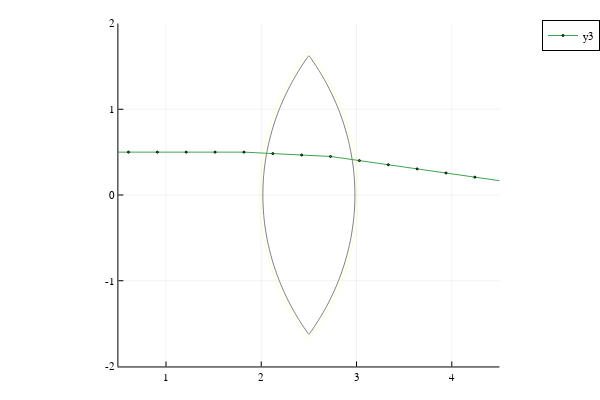

Notebook code cell kept with this figure:
### Code cell
surf1 = Surface((_x, _y) -> ((_x .- 5) .^ 2 + (_y) .^ 2) .- 9, 1.5, 2.5, (_x, _y) -> 1.0, (_x, _y) -> 1/1.5)
surf2 = Surface((_x, _y) -> (_x .^ 2 + _y .^ 2) .- 9, 2.5, 3.5, (_x, _y) -> 1/1.5, (_x, _y) -> 1.0)
# surf2 = Surface((_x, _y) -> (_x - 2.99999), 2.5, 3.5, (_x, _y) -> 1.5, (_x, _y) -> 1.0)

ys = zeros(n)
ys[1] = 0.5
ys[2] = 0.5
for k = 2:(n-1)
    x = (k-1) * Δx
    Δy = ys[k] - ys[k-1]
    y2 = ys[k] + Δy
    y2o, _ = checkRefract(x, ys[k], y2, surf1)
    y2o, _ = checkRefract(x, ys[k], y2o, surf2)
    ys[k+1] = y2o
end

contour(LinRange(surf1.x1, surf1.x2, 20), LinRange(-3, 3, 100), surf1.func, levels=-0.1:0.2:0.1, cbar=false)
contour!(LinRange(surf2.x1, surf2.x2, 20), LinRange(-3, 3, 100), surf2.func, levels=-0.1:0.2:0.1, cbar=false)
plot!(LinRange(0,w,n),ys, markershape=:circle, markersize=1, aspect_ratio=:equal, xlim=[0.5, 4.5], ylim=[-2, 2])

### Figure 1 — Plotly figure (JSON) as saved in the notebook; plotly's stock layout.template omitted (floating-point values rounded to 4 significant figures; data arrays with more than 128 entries replaced by an {"elided": "..."} marker saying what was removed)
{"data": [{"colorbar": {"title": ""}, "colorscale": {"elided": "256x2 mixed values"}, "contours": {"coloring": "lines", "end": 0.1, "showlabels": false, "size": 0.2, "start": -0.1}, "name": "y1", "showlegend": false, "showscale": false, "type": "contour", "x": [1.5, 1.553, 1.605, 1.658, 1.711, 1.763, 1.816, 1.868, 1.921, 1.974, 2.026, 2.079, 2.132, 2.184, 2.237, 2.289, 2.342, 2.395, 2.447, 2.5], "xaxis": "x", "y": [-3, -2.939, -2.879, -2.818, -2.758, -2.697, -2.636, -2.576, -2.515, -2.455, -2.394, -2.333, -2.273, -2.212, -2.152, -2.091, -2.03, -1.97, -1.909, -1.848, -1.788, -1.727, -1.667, -1.606, -1.545, -1.485, -1.424, -1.364, -1.303, -1.242, -1.182, -1.121, -1.061, -1, -0.9394, -0.8788, -0.8182, -0.7576, -0.697, -0.6364, -0.5758, -0.5152, -0.4545, -0.3939, -0.3333, -0.2727, -0.2121, -0.1515, -0.09091, -0.0303, 0.0303, 0.09091, 0.1515, 0.2121, 0.2727, 0.3333, 0.3939, 0.4545, 0.5152, 0.5758, 0.6364, 0.697, 0.7576, 0.8182, 0.8788, 0.9394, 1, 1.061, 1.121, 1.182, 1.242, 1.303, 1.364, 1.424, 1.485, 1.545, 1.606, 1.667, 1.727, 1.788, 1.848, 1.909, 1.97, 2.03, 2.091, 2.152, 2.212, 2.273, 2.333, 2.394, 2.455, 2.515, 2.576, 2.636, 2.697, 2.758, 2.818, 2.879, 2.939, 3], "yaxis": "y", "z": {"elided": "100x20 float values"}, "zmax": 12.25, "zmin": -2.749}, {"colorbar": {"title": ""}, "colorscale": {"elided": "256x2 mixed values"}, "contours": {"coloring": "lines", "end": 0.1, "showlabels": false, "size": 0.2, "start": -0.1}, "name": "y2", "showlegend": false, "showscale": false, "type": "contour", "x": [2.5, 2.553, 2.605, 2.658, 2.711, 2.763, 2.816, 2.868, 2.921, 2.974, 3.026, 3.079, 3.132, 3.184, 3.237, 3.289, 3.342, 3.395, 3.447, 3.5], "xaxis": "x", "y": [-3, -2.939, -2.879, -2.818, -2.758, -2.697, -2.636, -2.576, -2.515, -2.455, -2.394, -2.333, -2.273, -2.212, -2.152, -2.091, -2.03, -1.97, -1.909, -1.848, -1.788, -1.727, -1.667, -1.606, -1.545, -1.485, -1.424, -1.364, -1.303, -1.242, -1.182, -1.121, -1.061, -1, -0.9394, -0.8788, -0.8182, -0.7576, -0.697, -0.6364, -0.5758, -0.5152, -0.4545, -0.3939, -0.3333, -0.2727, -0.2121, -0.1515, -0.09091, -0.0303, 0.0303, 0.09091, 0.1515, 0.2121, 0.2727, 0.3333, 0.3939, 0.4545, 0.5152, 0.5758, 0.6364, 0.697, 0.7576, 0.8182, 0.8788, 0.9394, 1, 1.061, 1.121, 1.182, 1.242, 1.303, 1.364, 1.424, 1.485, 1.545, 1.606, 1.667, 1.727, 1.788, 1.848, 1.909, 1.97, 2.03, 2.091, 2.152, 2.212, 2.273, 2.333, 2.394, 2.455, 2.515, 2.576, 2.636, 2.697, 2.758, 2.818, 2.879, 2.939, 3], "yaxis": "y", "z": {"elided": "100x20 float values"}, "zmax": 12.25, "zmin": -2.749}, {"colorbar": {"title": ""}, "legendgroup": "y3", "line": {"color": "rgba(62, 164, 78, 1.000)", "dash": "solid", "shape": "linear", "width": 1}, "marker": {"color": "rgba(62, 164, 78, 1.000)", "line": {"color": "rgba(0, 0, 0, 1.000)", "width": 1}, "size": 2, "symbol": "circle"}, "mode": "lines+markers", "name": "y3", "showlegend": true, "type": "scatter", "x": [0, 0.303, 0.6061, 0.9091, 1.212, 1.515, 1.818, 2.121, 2.424, 2.727, 3.03, 3.333, 3.636, 3.939, 4.242, 4.545, 4.848, 5.152, 5.455, 5.758, 6.061, 6.364, 6.667, 6.97, 7.273, 7.576, 7.879, 8.182, 8.485, 8.788, 9.091, 9.394, 9.697, 10, 10.3, 10.61, 10.91, 11.21, 11.52, 11.82, 12.12, 12.42, 12.73, 13.03, 13.33, 13.64, 13.94, 14.24, 14.55, 14.85, 15.15, 15.45, 15.76, 16.06, 16.36, 16.67, 16.97, 17.27, 17.58, 17.88, 18.18, 18.48, 18.79, 19.09, 19.39, 19.7, 20, 20.3, 20.61, 20.91, 21.21, 21.52, 21.82, 22.12, 22.42, 22.73, 23.03, 23.33, 23.64, 23.94, 24.24, 24.55, 24.85, 25.15, 25.45, 25.76, 26.06, 26.36, 26.67, 26.97, 27.27, 27.58, 27.88, 28.18, 28.48, 28.79, 29.09, 29.39, 29.7, 30], "xaxis": "x", "y": [0.5, 0.5, 0.5, 0.5, 0.5, 0.5, 0.5, 0.4832, 0.4663, 0.4495, 0.4012, 0.3529, 0.3047, 0.2564, 0.2082, 0.1599, 0.1117, 0.06345, 0.01519, -0.03306, -0.08131, -0.1296, -0.1778, -0.2261, -0.2743, -0.3226, -0.3708, -0.4191, -0.4673, -0.5156, -0.5638, -0.6121, -0.6603, -0.7086, -0.7568, -0.8051, -0.8533, -0.9016, -0.9498, -0.9981, -1.046, -1.095, -1.143, -1.191, -1.239, -1.288, -1.336, -1.384, -1.432, -1.481, -1.529, -1.577, -1.625, -1.674, -1.722, -1.77, -1.818, -1.867, -1.915, -1.963, -2.011, -2.06, -2.108, -2.156, -2.204, -2.253, -2.301, -2.349, -2.397, -2.446, -2.494, -2.542, -2.59, -2.639, -2.687, -2.735, -2.783, -2.832, -2.88, -2.928, -2.976, -3.025, -3.073, -3.121, -3.169, -3.218, -3.266, -3.314, -3.362, -3.411, -3.459, -3.507, -3.555, -3.604, -3.652, -3.7, -3.748, -3.797, -3.845, -3.893], "yaxis": "y", "zmax": 12.25, "zmin": -2.749}], "layout": {"annotations": [], "height": 400, "legend": {"bgcolor": "rgba(255, 255, 255, 1.000)", "bordercolor": "rgba(0, 0, 0, 1.000)", "borderwidth": 1, "font": {"color": "rgba(0, 0, 0, 1.000)", "family": "sans-serif", "size": 11}, "title": {"font": {"color": "rgba(0, 0, 0, 1.000)", "family": "sans-serif", "size": 15}, "text": ""}, "tracegroupgap": 0, "traceorder": "normal", "x": 1, "xanchor": "auto", "y": 1, "yanchor": "auto"}, "margin": {"b": 20, "l": 0, "r": 0, "t": 20}, "paper_bgcolor": "rgba(255, 255, 255, 1.000)", "plot_bgcolor": "rgba(255, 255, 255, 1.000)", "showlegend": true, "width": 600, "xaxis": {"anchor": "y", "domain": [0.1973, 0.8323], "gridcolor": "rgba(0, 0, 0, 0.100)", "gridwidth": 0.5, "linecolor": "rgba(0, 0, 0, 1.000)", "mirror": false, "range": [0.5, 4.5], "showgrid": true, "showline": true, "showticklabels": true, "tickangle": 0, "tickcolor": "rgb(0, 0, 0)", "tickfont": {"color": "rgba(0, 0, 0, 1.000)", "family": "sans-serif", "size": 11}, "tickmode": "array", "ticks": "inside", "ticktext": ["1", "2", "3", "4"], "tickvals": [1, 2, 3, 4], "title": "", "titlefont": {"color": "rgba(0, 0, 0, 1.000)", "family": "sans-serif", "size": 15}, "type": "-", "visible": true, "zeroline": false, "zerolinecolor": "rgba(0, 0, 0, 1.000)"}, "yaxis": {"anchor": "x", "domain": [0.03762, 0.9902], "gridcolor": "rgba(0, 0, 0, 0.100)", "gridwidth": 0.5, "linecolor": "rgba(0, 0, 0, 1.000)", "mirror": false, "range": [-2, 2], "showgrid": true, "showline": true, "showticklabels": true, "tickangle": 0, "tickcolor": "rgb(0, 0, 0)", "tickfont": {"color": "rgba(0, 0, 0, 1.000)", "family": "sans-serif", "size": 11}, "tickmode": "array", "ticks": "inside", "ticktext": ["-2", "-1", "0", "1", "2"], "tickvals": [-2, -1, 0, 1, 2], "title": "", "titlefont": {"color": "rgba(0, 0, 0, 1.000)", "family": "sans-serif", "size": 15}, "type": "-", "visible": true, "zeroline": false, "zerolinecolor": "rgba(0, 0, 0, 1.000)"}}}
